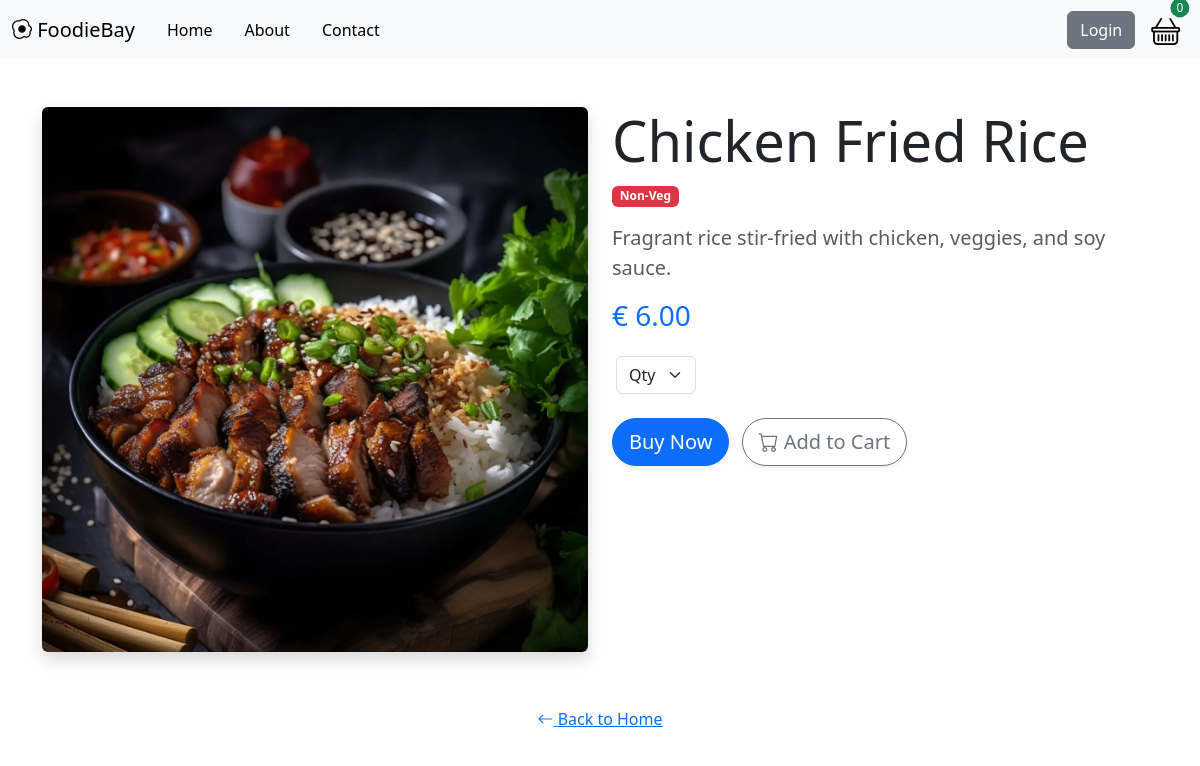
The app's page /product/3 with its own data.
### FoodieBay/models.py (models this page shows, shortened)
class fooditem(models.Model):
    item_name = models.CharField(max_length=30)
    description = models.CharField(max_length=100)
    price = models.DecimalField(max_digits=4, default=0, decimal_places=2)
    image = models.ImageField(upload_to='uploads/product/', blank=True, null=True)
    non_veg = models.BooleanField(default=False)

### FoodieBay/views.py (the view)
# urls.py: path('product/<int:pk>', views.product, name='product'),
def product(request, pk):
    item = fooditem.objects.get(id=pk)
    return render(request, 'product.html', {'product': item})

### cart/cart.py (called while the page is built)
   def __len__(self):
       return len(self.cart)

### cart/context_processor.py (called while the page is built)
def cart(request):
   return {'cart': Cart(request)}

### FoodieBay/templates/product.html (shortened to what this page needs)
<!DOCTYPE html>
{% load static %}
<html lang="en">
<head>
    <link href="https://cdn.jsdelivr.net/npm/bootstrap@5.3.0/dist/css/bootstrap.min.css" rel="stylesheet">
</head>
<body>
{% include 'navbar.html' %}
    <div class="container my-5">
        <div class="row">
            <div class="col-md-6">
                <img src="{{ product.image.url }}" class="img-fluid rounded shadow" alt="{{ product.item_name }}">
            </div>
            <div class="col-md-6">
                <h1 class="display-4 font-weight-bold">{{ product.item_name }}</h1>
                {% if product.non_veg %}
                    <span class="badge bg-danger">Non-Veg</span>
                {% else %}
                    <span class="badge bg-success">Veg</span>
                {% endif %}
                <p class="lead mt-3 text-muted">{{ product.description }}</p>
                <h3 class="text-primary font-weight-bold">€ {{ product.price }}</h3>
                <div class="ms-1 mt-4" style="width: 80px;">
                        <select class="form-select" id="qty-cart">
                          <option selected>Qty</option>
                        </select>
                    </div>
                <div class="mt-4">
                    <button class="btn btn-primary btn-lg rounded-pill shadow-sm me-2" type="button" data-product-id="{{ product.id }}" id="buy">Buy Now</button>
                    <button class="btn btn-outline-secondary btn-lg rounded-pill shadow-sm" type="button" data-product-id="{{ product.id }}" id="add-cart">
                        <i class="bi bi-cart"></i> Add to Cart
                    </button>
                </div>
            </div>
        </div>
        <div class="mt-5 text-center">
            <a href="/" class="btn btn-link text-primary"><i class="bi bi-arrow-left"></i> Back to Home</a>
        </div>
    </div>
</body>
</html>

### records on screen
fooditem: image (picture), item_name "Chicken Fried Rice", description "Fragrant rice stir-fried with chicken, veggies, and soy sauce.", price "6.00"

### other values on screen
{{ cart|length }} "0"
